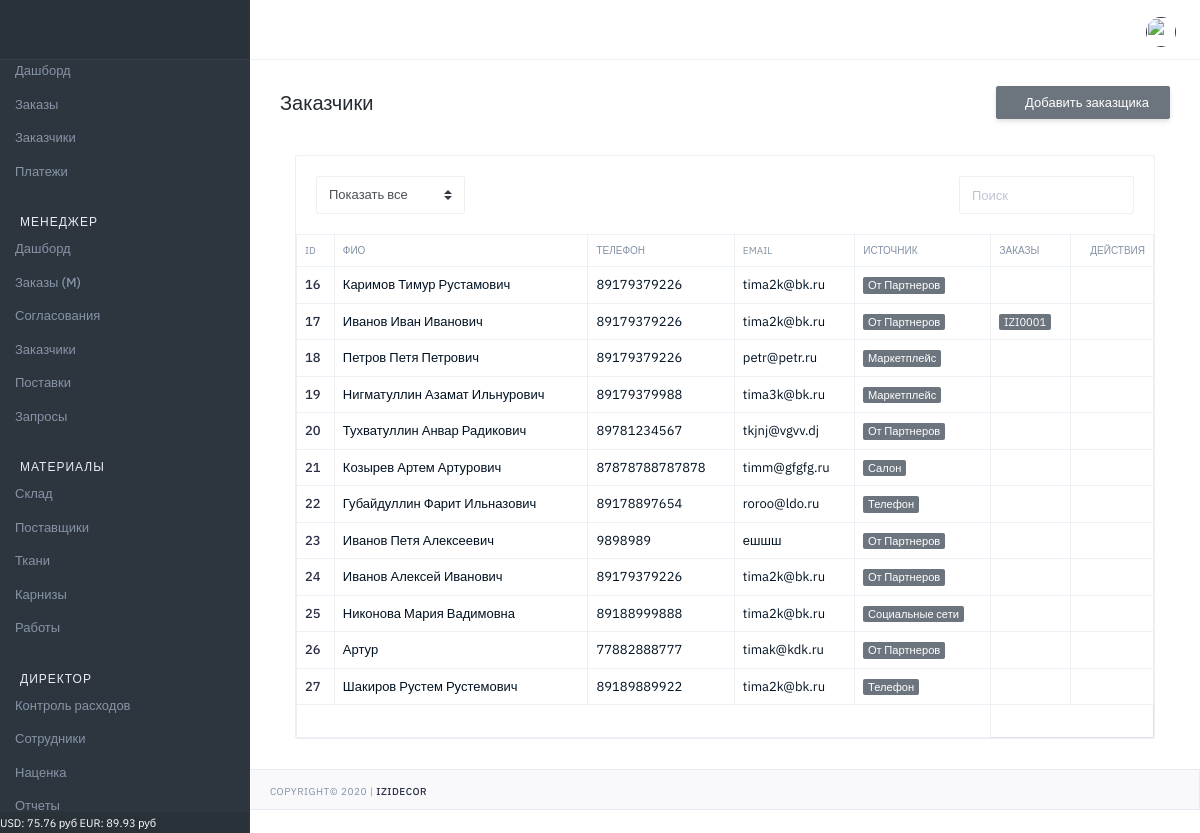
The page /izi/customers/list/ (signed in) on the database as committed earlier.
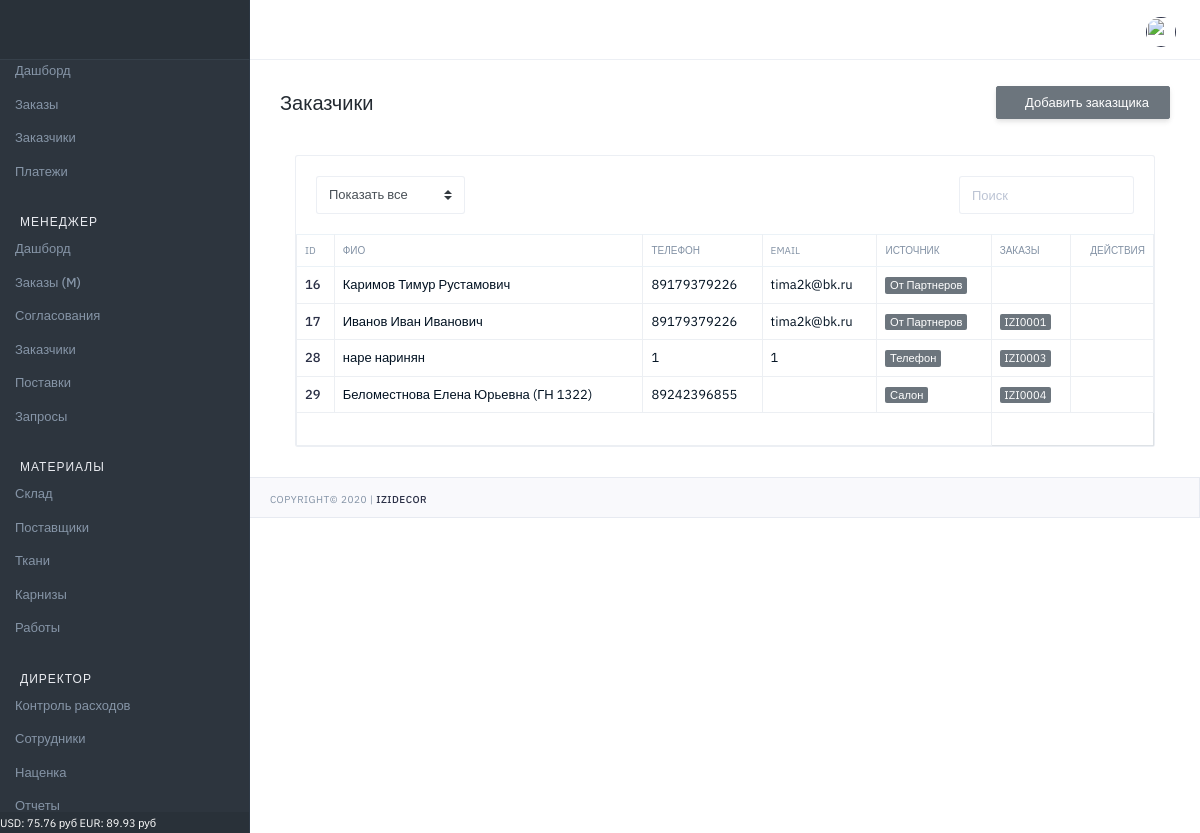
The same page on the database as committed later.
### orders/models.py (models this page shows, shortened)
class Customer(models.Model):
    SOURCE_T = (
        (0, 'От Партнеров'),
        (1, 'Социальные сети'),
        (2, 'Маркетплейс'),
        (3, 'Телефон'),
        (4, 'Салон'),
    )
    order = models.ManyToManyField(Order, verbose_name='Заказ')
    name = models.CharField(verbose_name='ФИО', max_length=100)
    phone = models.CharField(verbose_name='Телефон', max_length=100, blank=True)
    email = models.CharField(verbose_name='email', max_length=100, blank=True)
    address = models.CharField(verbose_name='Адрес', max_length=300, blank=True)
    pass_series = models.CharField(verbose_name='Серия', max_length=10, blank=True)
    pass_number = models.CharField(verbose_name='Номер', max_length=10, blank=True)
    pass_date = models.CharField(verbose_name='Дата выдачи', max_length=10, blank=True)
    pass_issued = models.CharField(verbose_name='Выдан', max_length=300, blank=True)
    source_t = models.IntegerField(verbose_name='Источник', choices=SOURCE_T, default=0)
    user = models.ForeignKey(User, on_delete=models.CASCADE, verbose_name='Пользователь', blank=True, null=True)
    date_created = models.DateTimeField(verbose_name='Дата создания', auto_now_add=True, null=True)

class Order(models.Model):
    STATUS_V = (
        (0, 'Запланирован'),
        (1, 'КП подготовлено'),
        (2, 'КП утверждено'),
        (3, 'Договор подготовлен'),
        (4, 'Договор подписан'),
        (5, 'Аванс получен'),
        (6, 'Материалы заказаны'),
        (7, 'Материалы оплачены'),
        (8, 'Материалы отгружены'),
        (9, 'Работы заказаны'),
        (10, 'Заказ выдан'),
        (11, 'Архив'),
    )
    STATUS_CSS = (
        (0, 'secondary'),
        (1, 'secondary'),
        (2, 'secondary'),
        (3, 'info'),
        (4, 'info'),
        (5, 'primary'),
        (6, 'primary'),
        (7, 'primary'),
        (8, 'primary'),
        (9, 'primary'),
        (10, 'success'),
        (11, 'warning'),
    )
    STATUS_P = (
        (0, 0),
        (1, 10),
        (2, 20),
        (3, 30),
        (4, 40),
        (5, 50),
        (6, 60),
        (7, 70),
        (8, 80),
        (9, 90),
        (10, 100),
        (11, 0)
    )
    STATUS_V_T = (
        (0, 'Не заказаны'),
        (1, 'Заказаны'),
        (2, 'Оплачены'),
        (3, 'Отгружены'),
    )
    STATUS_V_D = (
        (0, 'Нет скидки'),
        (1, 'Не согласована'),
        (2, 'Согласована'),
        (3, 'Отказано'),
    )
    STATUS_V_D2 = (
        (0, 'Нет скидки'),
        (1, 'Ожидание согласования'),
        (2, 'Согласована'),
        (3, 'Отказано'),
        (4, 'Частичное согласование'),
    )
    number = models.CharField(verbose_name='Номер', max_length=100, blank=True, null=True, default=GetCountOrder)
    status = models.IntegerField(verbose_name='Статус', choices=STATUS_V, default=0)
    status_css = models.IntegerField(verbose_name='Статус', choices=STATUS_CSS, default=0)
    progress = models.IntegerField(verbose_name='Прогресс', choices=STATUS_P, default=0)
    textile_state = models.IntegerField(verbose_name='Состояние по текстилю', choices=STATUS_V_T, default=0)
    cornice_state = models.IntegerField(verbose_name='Состояние по карнизам', choices=STATUS_V_T, default=0)
    work_state = models.IntegerField(verbose_name='Состояние по работам', choices=STATUS_V_T, default=0)
    discount_status = models.IntegerField(verbose_name='Общий статус скидки', choices=STATUS_V_D2, default=0)
    discount_t = models.FloatField(verbose_name='Скидка к текстилю', max_length=100, blank=True, null=True, default=1)
    discount_t_s = models.IntegerField(verbose_name='Статус скидки', choices=STATUS_V_D, default=0)
    discount_c = models.FloatField(verbose_name='Скидка к карнизам', max_length=100, blank=True, null=True, default=1)
    discount_c_s = models.IntegerField(verbose_name='Статус скидки', choices=STATUS_V_D, default=0)
    discount_w = models.FloatField(verbose_name='Скидка к работам', max_length=100, blank=True, null=True, default=1)
    discount_w_s = models.IntegerField(verbose_name='Статус скидки', choices=STATUS_V_D, default=0)
    discount_view = models.IntegerField(verbose_name='Просмотр скидки', default=0)
    date_created = models.DateTimeField(verbose_name='Дата создания', auto_now_add=True, null=True)
    date_finished = models.DateField(verbose_name='Дата исполнения', blank=True, null=True)
    user = models.ForeignKey(User, on_delete=models.CASCADE, verbose_name='Пользователь', blank=True, null=True)
    user_view = models.IntegerField(verbose_name='Просмотр', default=0)

### common/views.py (the view)
# urls.py: path('customers/list/', CustomerList, name="customers_list"),
@login_required(login_url='login')
def CustomerList(request):
    qs = Customer.objects.all()
    return render(request, 'common/customers.html', context={'qs': qs})

### main/template_tags/custom_tags.py (called while the page is built, shortened)
@register.filter(name='has_group')
def has_group(user, group_name):
    return user.groups.filter(name=group_name).exists()

@register.simple_tag()
def get_new_orders():
    result = Order.objects.filter(status__gte=5, user_view=0).count()
    return result

@register.simple_tag()
def get_discount():
    result = Order.objects.filter(status__lte=3, discount_status=1, discount_view=0).count()
    return result

@register.simple_tag()
def get_currency():
    usd = MarkupCurrency.objects.get(name='USD')
    eur = MarkupCurrency.objects.get(name='EUR')
    f = f'USD: {round(usd.value,2)} руб  EUR: {round(eur.value,2)} руб'
    return f

@register.simple_tag()
def get_finish_orders():
    result = Order.objects.filter(status=9).count()
    all_orders = Order.objects.filter(status=8)
    count_n = 0
    return result+count_n

### common/templates/common/customers.html (shortened to what this page needs)
{% extends "main/base.html" %}
{% block title_h1 %}Заказчики{% endblock %}
{% block breadcrumb_buttons %}
    <button onclick="location.href='{% url 'common:customer_create' %}'" type="button" class="btn btn-secondary mb-2 mb-md-0 d-none d-lg-block pd-t-6-force pd-b-5-force" >
    Добавить заказщика</button>
{% endblock %}
{% block body_content %}
                     <div class="col-md-12 col-lg-12">
                        <div class="card mg-b-30">
                           <div class="card-body pd-0">
                              <div class="row">
                                 <div class="mg-20 form-inline wd-100p">
                                    <div class="col-sm-6">
                                       <div class="form-group">
                                          <select id="foo-filter-status" class="custom-select">
                                             <option value="">Показать все</option>
                                          </select>
                                       </div>
                                    </div>
                                    <div class="col-sm-6">
                                       <div class="form-group ft-right">
                                          <input id="foo-search" type="text" placeholder="Поиск" class="form-control" autocomplete="off">
                                       </div>
                                    </div>
                                 </div>
                              </div>
                              <table id="foo-filtering" class="table table-bordered table-hover toggle-circle" data-page-size="50">
                                  <thead class="tx-10 tx-uppercase">
                                     <tr>
                                        <th>ID</th>
                                        <th>ФИО</th>
                                        <th>Телефон</th>
                                        <th>email</th>
                                        <th>Источник</th>
                                         <th>Заказы</th>
                                        <th class="tx-right">Действия</th>
                                     </tr>
                                  </thead>
                                 <tbody>
                                    {% for q in qs %}
                                        <tr class="odd gradeX">
                                            <td><a href="">{{q.id}}</a></td>
                                            <td>{{ q.name }}</td>
                                            <td>{{ q.phone }}</td>
                                            <td>{{ q.email }}</td>
                                            <td><span class="badge badge-secondary">{{q.get_source_t_display}}</span></td>
                                            <td>
                                                {% for order in q.order.all %}
                                                    <span class="badge badge-secondary">{{ order.number }}</span><br>
                                                {% endfor %}
                                            </td>
                                            <td class="tx-right">
                                                <a href="{% url 'common:customer_edit' id=q.id %}"  title="" data-toggle="tooltip" data-original-title="Изменить"></a>
                                            </td>
                                        </tr>
                                    {% endfor %}
                                 </tbody>
                                 <tfoot>
                                    <tr>
                                       <td colspan="5">
                                       </td>
                                    </tr>
                                 </tfoot>
                              </table>
                           </div>
                        </div>
                     </div>
{% endblock %}

Rows that differ between the two databases and show on the page:
removed Customer: id "18", name "Петров Петя Петрович", phone "89179379226", email "petr@petr.ru", source_t "Маркетплейс"
removed Customer: id "19", name "Нигматуллин Азамат Ильнурович", phone "89179379988", email "tima3k@bk.ru", source_t "Маркетплейс"
removed Customer: id "20", name "Тухватуллин Анвар Радикович", phone "89781234567", email "tkjnj@vgvv.dj", source_t "От Партнеров"
removed Customer: id "21", name "Козырев Артем Артурович", phone "87878788787878", email "timm@gfgfg.ru", source_t "Салон"
removed Customer: id "22", name "Губайдуллин Фарит Ильназович", phone "89178897654", email "roroo@ldo.ru", source_t "Телефон"
removed Customer: id "23", name "Иванов Петя Алексеевич", phone "9898989", email "ешшш", source_t "От Партнеров"
removed Customer: id "24", name "Иванов Алексей Иванович", phone "89179379226", email "tima2k@bk.ru", source_t "От Партнеров"
removed Customer: id "25", name "Никонова Мария Вадимовна", phone "89188999888", email "tima2k@bk.ru", source_t "Социальные сети"
removed Customer: id "26", name "Артур", phone "77882888777", email "timak@kdk.ru", source_t "От Партнеров"
removed Customer: id "27", name "Шакиров Рустем Рустемович", phone "89189889922", email "tima2k@bk.ru", source_t "Телефон"
added Customer: id "28", name "наре наринян", phone "1", email "1", source_t "Телефон"
added Order: number "IZI0003", shown under "28"
added Customer: id "29", name "Беломестнова Елена Юрьевна (ГН 1322)", phone "89242396855", source_t "Салон"
added Order: number "IZI0004", shown under "29"
